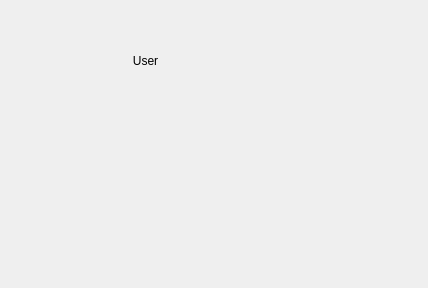
<?xml version="1.0" encoding="UTF-8"?>
<ui version="4.0">
 <class>SecondWindow</class>
 <widget class="QDialog" name="SecondWindow">
  <property name="geometry">
   <rect>
    <x>0</x>
    <y>0</y>
    <width>428</width>
    <height>288</height>
   </rect>
  </property>
  <property name="windowTitle">
   <string>Dialog</string>
  </property>
  <property name="styleSheet">
   <string notr="true"/>
  </property>
  <widget class="QLabel" name="label_UserName">
   <property name="geometry">
    <rect>
     <x>70</x>
     <y>40</y>
     <width>151</width>
     <height>41</height>
    </rect>
   </property>
   <property name="text">
    <string>User</string>
   </property>
   <property name="scaledContents">
    <bool>true</bool>
   </property>
   <property name="alignment">
    <set>Qt::AlignCenter</set>
   </property>
  </widget>
 </widget>
 <resources/>
 <connections/>
</ui>
